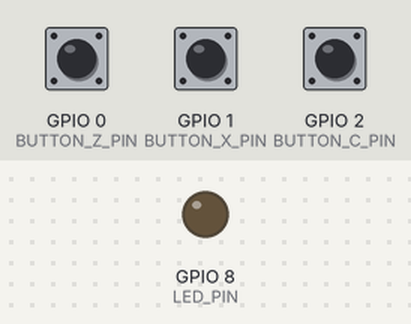
This program was run on a simulated ESP32-C3. Shown: output pins drawn as LEDs (lit = HIGH). Inputs (shaded band) come from the test bench; at power-on: GPIO 0 (BUTTON_Z_PIN) HIGH, GPIO 1 (BUTTON_X_PIN) HIGH, GPIO 2 (BUTTON_C_PIN) HIGH. USB keyboard and mouse output is not drawn.

Above: at 0.1 s.
Timing chart, 0 to 2.0 s (numbered marks = the images above):
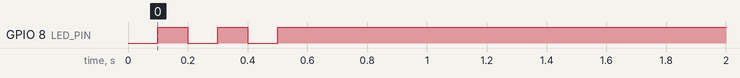

The program:

main.cpp
```cpp
#include <Arduino.h>
#include <BleKeyboard.h>

#define BUTTON_Z_PIN 0
#define BUTTON_X_PIN 1
#define BUTTON_C_PIN 2
#define LED_PIN 8

BleKeyboard bleKeyboard;

void blinkLedQuick(int times, int duration = 100)
{
    for (int i = 0; i < times; i++)
    {
        digitalWrite(LED_PIN, LOW);
        delay(duration);
        digitalWrite(LED_PIN, HIGH);
        delay(duration);
    }
}

bool pressZ = false;
bool pressX = false;
bool pressC = false;

// Debounce (non-blocking)
const unsigned long DEBOUNCE_MS = 3; // adjust if you want more/less sensitive

// per-button state
bool lastReadZ = HIGH;
bool lastReadX = HIGH;
bool lastReadC = HIGH;
bool stableZ = false;
bool stableX = false;
bool stableC = false;
unsigned long lastDebounceZ = 0;
unsigned long lastDebounceX = 0;
unsigned long lastDebounceC = 0;

void setup()
{
    Serial.begin(115200);

    pinMode(BUTTON_Z_PIN, INPUT_PULLUP);
    pinMode(BUTTON_X_PIN, INPUT_PULLUP);
    pinMode(BUTTON_C_PIN, INPUT_PULLUP);
    pinMode(LED_PIN, OUTPUT);
    digitalWrite(LED_PIN, HIGH);

    bleKeyboard.setName("OSU-Keyboard");
    bleKeyboard.setDelay(0);
    bleKeyboard.begin();

    blinkLedQuick(3);

    // initialize stable states with current reading
    lastReadZ = digitalRead(BUTTON_Z_PIN);
    lastReadX = digitalRead(BUTTON_X_PIN);
    lastReadC = digitalRead(BUTTON_C_PIN);
    stableZ = (lastReadZ == LOW);
    stableX = (lastReadX == LOW);
    stableC = (lastReadC == LOW);
    pressZ = stableZ;
    pressX = stableX;
    pressC = stableC;
}

void loop()
{
    if (!bleKeyboard.isConnected())
    {
        // If disconnected while a key is marked as pressed,
        // ensure keys are released to avoid stuck keys.
        if (pressZ || pressX || pressC)
        {
            bleKeyboard.releaseAll();
            pressZ = pressX = pressC = false;
        }
        // still processes readings to keep states coherent, but returning early is acceptable
        return;
    }

    // current readings (LOW = pressed)
    int rZ = digitalRead(BUTTON_Z_PIN);
    int rX = digitalRead(BUTTON_X_PIN);
    int rC = digitalRead(BUTTON_C_PIN);
    unsigned long now = millis();

    // --- button Z debounce ---
    if (rZ != lastReadZ)
    {
        lastDebounceZ = now;
        lastReadZ = rZ;
    }
    else if ((now - lastDebounceZ) >= DEBOUNCE_MS)
    {
        bool pressed = (rZ == LOW);
        if (pressed != stableZ)
        {
            stableZ = pressed;
            if (stableZ && !pressZ) // transition to pressed
            {
                bleKeyboard.press('z');
                pressZ = true;
            }
            else if (!stableZ && pressZ) // transition to released
            {
                bleKeyboard.release('z');
                pressZ = false;
            }
        }
    }

    // --- button X debounce ---
    if (rX != lastReadX)
    {
        lastDebounceX = now;
        lastReadX = rX;
    }
    else if ((now - lastDebounceX) >= DEBOUNCE_MS)
    {
        bool pressed = (rX == LOW);
        if (pressed != stableX)
        {
            stableX = pressed;
            if (stableX && !pressX)
            {
                bleKeyboard.press('x');
                pressX = true;
            }
            else if (!stableX && pressX)
            {
                bleKeyboard.release('x');
                pressX = false;
            }
        }
    }

    // --- button C debounce ---
    if (rC != lastReadC)
    {
        lastDebounceC = now;
        lastReadC = rC;
    }
    else if ((now - lastDebounceC) >= DEBOUNCE_MS)
    {
        bool pressed = (rC == LOW);
        if (pressed != stableC)
        {
            stableC = pressed;
            if (stableC && !pressC)
            {
                bleKeyboard.press('c');
                pressC = true;
            }
            else if (!stableC && pressC)
            {
                bleKeyboard.release('c');
                pressC = false;
            }
        }
    }

    // no delay to avoid blocking — loop runs continuously
}
```
